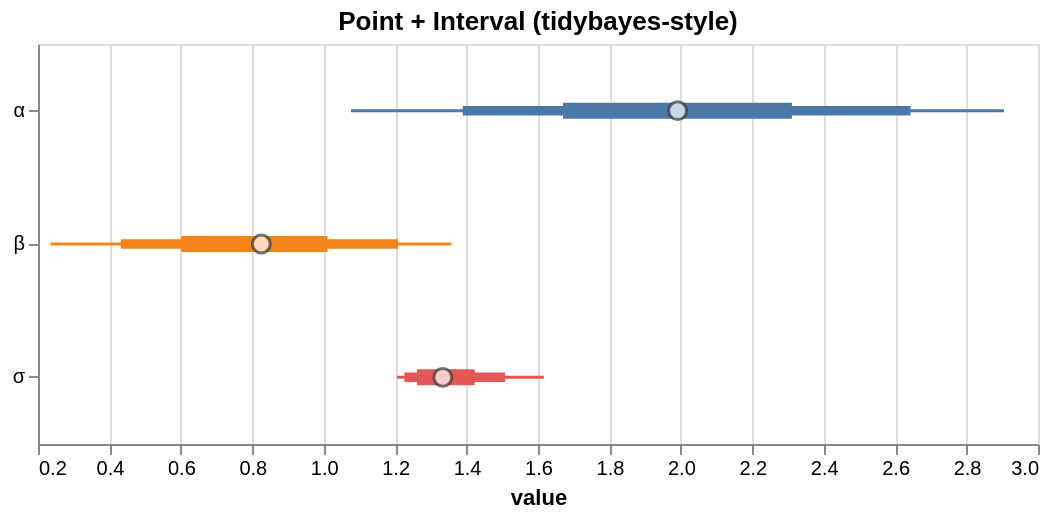

This figure's Vega-Lite source:
### Vega-Lite specification from a JSON file in a GitHub repository (floating-point values rounded to 4 significant figures)
{"$schema": "https://vega.github.io/schema/vega-lite/v5.json", "config": {"axis": {"labelLimit": 0}, "header": {"labelLimit": 0}, "legend": {"labelLimit": 0}}, "data": {"values": [{"__point__": 1.333, "hi_0_5_": 1.423, "hi_0_8_": 1.508, "hi_0_95_": 1.616, "lo_0_5_": 1.261, "lo_0_8_": 1.226, "lo_0_95_": 1.206, "parameter": "σ"}, {"__point__": 1.991, "hi_0_5_": 2.311, "hi_0_8_": 2.643, "hi_0_95_": 2.905, "lo_0_5_": 1.67, "lo_0_8_": 1.389, "lo_0_95_": 1.076, "parameter": "α"}, {"__point__": 0.8253, "hi_0_5_": 1.011, "hi_0_8_": 1.208, "hi_0_95_": 1.358, "lo_0_5_": 0.601, "lo_0_8_": 0.4315, "lo_0_95_": 0.2347, "parameter": "β"}]}, "height": 200, "layer": [{"encoding": {"color": {"field": "parameter", "legend": null, "type": "nominal"}, "tooltip": [{"field": "__point__", "title": "value (estimate)", "type": "quantitative"}, {"field": "parameter", "type": "nominal"}, {"field": "lo_0_95_", "title": "95% lo", "type": "quantitative"}, {"field": "hi_0_95_", "title": "95% hi", "type": "quantitative"}], "x": {"field": "lo_0_95_", "scale": {"zero": false}, "title": "value", "type": "quantitative"}, "x2": {"field": "hi_0_95_"}, "y": {"axis": {"title": null}, "field": "parameter", "type": "nominal"}}, "mark": {"strokeWidth": 1.5, "type": "rule"}, "params": [{"bind": "scales", "name": "grid", "select": {"encodings": ["x"], "type": "interval"}}]}, {"encoding": {"color": {"field": "parameter", "legend": null, "type": "nominal"}, "tooltip": [{"field": "__point__", "title": "value (estimate)", "type": "quantitative"}, {"field": "parameter", "type": "nominal"}, {"field": "lo_0_95_", "title": "95% lo", "type": "quantitative"}, {"field": "hi_0_95_", "title": "95% hi", "type": "quantitative"}], "x": {"field": "lo_0_8_", "scale": {"zero": false}, "title": "value", "type": "quantitative"}, "x2": {"field": "hi_0_8_"}, "y": {"axis": {"title": null}, "field": "parameter", "type": "nominal"}}, "mark": {"strokeWidth": 4.75, "type": "rule"}}, {"encoding": {"color": {"field": "parameter", "legend": null, "type": "nominal"}, "tooltip": [{"field": "__point__", "title": "value (estimate)", "type": "quantitative"}, {"field": "parameter", "type": "nominal"}, {"field": "lo_0_95_", "title": "95% lo", "type": "quantitative"}, {"field": "hi_0_95_", "title": "95% hi", "type": "quantitative"}], "x": {"field": "lo_0_5_", "scale": {"zero": false}, "title": "value", "type": "quantitative"}, "x2": {"field": "hi_0_5_"}, "y": {"axis": {"title": null}, "field": "parameter", "type": "nominal"}}, "mark": {"strokeWidth": 8.0, "type": "rule"}}, {"encoding": {"tooltip": [{"field": "__point__", "title": "value (estimate)", "type": "quantitative"}, {"field": "parameter", "type": "nominal"}, {"field": "lo_0_95_", "title": "95% lo", "type": "quantitative"}, {"field": "hi_0_95_", "title": "95% hi", "type": "quantitative"}], "x": {"field": "__point__", "scale": {"zero": false}, "type": "quantitative"}, "y": {"field": "parameter", "type": "nominal"}}, "mark": {"color": "white", "filled": true, "size": 80, "stroke": "#333", "strokeWidth": 1.5, "type": "point"}}], "title": "Point + Interval (tidybayes-style)", "width": 500}
